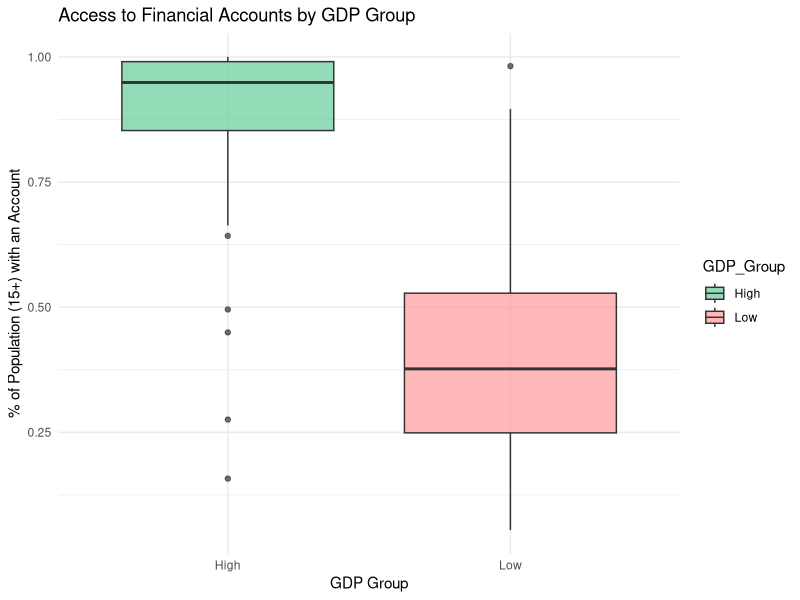

R code for this plot:
## ---- chunk 1
library(tidyverse)
library(readxl)

GDP_analysis <- read_excel("GDP_analysis.xlsx", sheet = "Data", skip = 1)
colnames(GDP_analysis) <- c(
  "Country", 
  "GDP_Per_Capita", 
  "Account_15plus", 
  "Saved_15plus", 
  "Borrowed_Formal_15plus", 
  "Account_Female", 
  "Account_Male", 
  "Owns_Credit_Card")

GDP_analysis <- GDP_analysis |> 
  mutate(across(GDP_Per_Capita:Owns_Credit_Card, as.numeric))
  
median_gdp <- median(GDP_analysis$GDP_Per_Capita, na.rm = TRUE)

GDP_analysis <- GDP_analysis |>  
  mutate(GDP_Group = ifelse(GDP_Per_Capita >= median_gdp, "High", "Low"))

perm_data <- function(rep, data) {
  data |>
    select(GDP_Group, Account_15plus) |>
    mutate(Account_15plus_perm = sample(Account_15plus, replace = FALSE)) %>%
    group_by(GDP_Group) |>
    summarize(
      obs_ave = mean(Account_15plus, na.rm = TRUE),
      obs_med = median(Account_15plus, na.rm = TRUE),
      perm_ave = mean(Account_15plus_perm, na.rm = TRUE),
      perm_med = median(Account_15plus_perm, na.rm = TRUE),
      .groups = "drop"
    ) |>
    summarize(
      obs_ave_diff = diff(obs_ave),
      obs_med_diff = diff(obs_med),
      perm_ave_diff = diff(perm_ave),
      perm_med_diff = diff(perm_med),
      rep = rep
    )
}

perm_results <- map_df(1:1000, perm_data, data = GDP_analysis)

head(perm_results)


## ---- chunk 2
library(ggplot2)

GDP_analysis |>
  ggplot(aes(x = GDP_Group, y = Account_15plus, fill = GDP_Group)) +
  geom_boxplot(alpha = 0.7) +
  labs(
    title = "Access to Financial Accounts by GDP Group",
    x = "GDP Group",
    y = "% of Population (15+) with an Account"
  ) +
  theme_minimal() +
  scale_fill_manual(values = c("Low" = "#FF9999", "High" = "#66CC99"))
